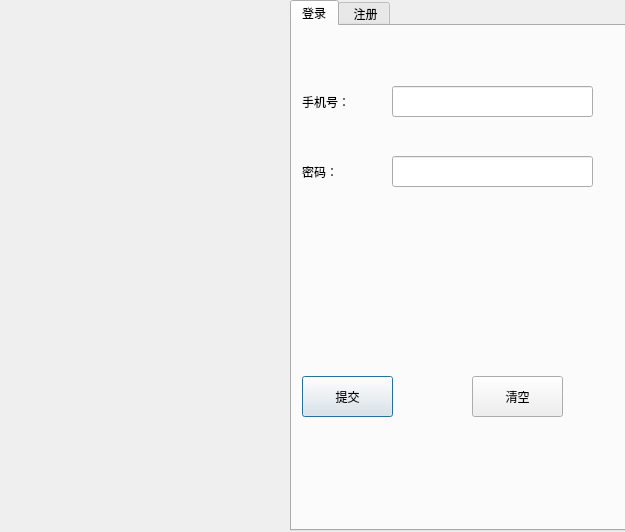
<?xml version="1.0" encoding="UTF-8"?>
<ui version="4.0">
 <class>LoginDialog</class>
 <widget class="QDialog" name="LoginDialog">
  <property name="geometry">
   <rect>
    <x>0</x>
    <y>0</y>
    <width>625</width>
    <height>532</height>
   </rect>
  </property>
  <property name="windowTitle">
   <string>Dialog</string>
  </property>
  <widget class="QLabel" name="label">
   <property name="geometry">
    <rect>
     <x>0</x>
     <y>0</y>
     <width>291</width>
     <height>531</height>
    </rect>
   </property>
   <property name="text">
    <string/>
   </property>
   <property name="pixmap">
    <pixmap resource="rs.qrc">:/images/icon2.png</pixmap>
   </property>
   <property name="scaledContents">
    <bool>true</bool>
   </property>
  </widget>
  <widget class="QTabWidget" name="tabWidget">
   <property name="geometry">
    <rect>
     <x>290</x>
     <y>0</y>
     <width>341</width>
     <height>531</height>
    </rect>
   </property>
   <property name="currentIndex">
    <number>0</number>
   </property>
   <widget class="QWidget" name="tb_loging">
    <attribute name="title">
     <string>登录</string>
    </attribute>
    <widget class="QLabel" name="lb_logTel">
     <property name="geometry">
      <rect>
       <x>10</x>
       <y>60</y>
       <width>81</width>
       <height>31</height>
      </rect>
     </property>
     <property name="text">
      <string>手机号：</string>
     </property>
    </widget>
    <widget class="QLabel" name="lb_log_PassWord">
     <property name="geometry">
      <rect>
       <x>10</x>
       <y>130</y>
       <width>81</width>
       <height>31</height>
      </rect>
     </property>
     <property name="text">
      <string>密码：</string>
     </property>
    </widget>
    <widget class="QLineEdit" name="le_log_Tel">
     <property name="geometry">
      <rect>
       <x>100</x>
       <y>60</y>
       <width>201</width>
       <height>31</height>
      </rect>
     </property>
     <property name="toolTip">
      <string>&lt;html&gt;&lt;head/&gt;&lt;body&gt;&lt;p&gt;手机号必须是11位且是数字&lt;/p&gt;&lt;/body&gt;&lt;/html&gt;</string>
     </property>
    </widget>
    <widget class="QLineEdit" name="le_log_PassWord">
     <property name="geometry">
      <rect>
       <x>100</x>
       <y>130</y>
       <width>201</width>
       <height>31</height>
      </rect>
     </property>
     <property name="toolTip">
      <string>&lt;html&gt;&lt;head/&gt;&lt;body&gt;&lt;p&gt;长度必须是15，且是字母数字下划线&lt;/p&gt;&lt;/body&gt;&lt;/html&gt;</string>
     </property>
     <property name="echoMode">
      <enum>QLineEdit::Password</enum>
     </property>
    </widget>
    <widget class="QPushButton" name="pb_log_Ok">
     <property name="geometry">
      <rect>
       <x>10</x>
       <y>350</y>
       <width>91</width>
       <height>41</height>
      </rect>
     </property>
     <property name="text">
      <string>提交</string>
     </property>
    </widget>
    <widget class="QPushButton" name="pb_log_Clear">
     <property name="geometry">
      <rect>
       <x>180</x>
       <y>350</y>
       <width>91</width>
       <height>41</height>
      </rect>
     </property>
     <property name="text">
      <string>清空</string>
     </property>
    </widget>
   </widget>
   <widget class="QWidget" name="widget">
    <attribute name="title">
     <string> 注册</string>
    </attribute>
    <widget class="QLabel" name="lb_res_tel">
     <property name="geometry">
      <rect>
       <x>10</x>
       <y>50</y>
       <width>71</width>
       <height>21</height>
      </rect>
     </property>
     <property name="text">
      <string>手机号：</string>
     </property>
    </widget>
    <widget class="QLabel" name="lb_res_nickname">
     <property name="geometry">
      <rect>
       <x>10</x>
       <y>120</y>
       <width>71</width>
       <height>21</height>
      </rect>
     </property>
     <property name="text">
      <string>昵称：</string>
     </property>
    </widget>
    <widget class="QLabel" name="lb_res_password">
     <property name="geometry">
      <rect>
       <x>10</x>
       <y>180</y>
       <width>71</width>
       <height>21</height>
      </rect>
     </property>
     <property name="text">
      <string>密码：</string>
     </property>
    </widget>
    <widget class="QPushButton" name="pb_res_ok">
     <property name="geometry">
      <rect>
       <x>10</x>
       <y>350</y>
       <width>71</width>
       <height>31</height>
      </rect>
     </property>
     <property name="text">
      <string>提交</string>
     </property>
    </widget>
    <widget class="QPushButton" name="pb_res_clear">
     <property name="geometry">
      <rect>
       <x>150</x>
       <y>350</y>
       <width>71</width>
       <height>31</height>
      </rect>
     </property>
     <property name="text">
      <string>清空</string>
     </property>
    </widget>
    <widget class="QLineEdit" name="le_res_tel">
     <property name="geometry">
      <rect>
       <x>100</x>
       <y>50</y>
       <width>201</width>
       <height>31</height>
      </rect>
     </property>
     <property name="toolTip">
      <string>&lt;html&gt;&lt;head/&gt;&lt;body&gt;&lt;p&gt;手机号必须是11位且是数字&lt;/p&gt;&lt;/body&gt;&lt;/html&gt;</string>
     </property>
    </widget>
    <widget class="QLineEdit" name="le_res_nickname">
     <property name="geometry">
      <rect>
       <x>100</x>
       <y>110</y>
       <width>201</width>
       <height>31</height>
      </rect>
     </property>
     <property name="toolTip">
      <string>&lt;html&gt;&lt;head/&gt;&lt;body&gt;&lt;p&gt;随便起越抽象越好&lt;/p&gt;&lt;/body&gt;&lt;/html&gt;</string>
     </property>
    </widget>
    <widget class="QLineEdit" name="le_res_password">
     <property name="geometry">
      <rect>
       <x>100</x>
       <y>180</y>
       <width>201</width>
       <height>31</height>
      </rect>
     </property>
     <property name="toolTip">
      <string>&lt;html&gt;&lt;head/&gt;&lt;body&gt;&lt;p&gt;不做要求，能对就行&lt;/p&gt;&lt;/body&gt;&lt;/html&gt;</string>
     </property>
     <property name="echoMode">
      <enum>QLineEdit::Password</enum>
     </property>
    </widget>
   </widget>
  </widget>
 </widget>
 <resources>
  <include location="rs.qrc"/>
 </resources>
 <connections/>
</ui>
